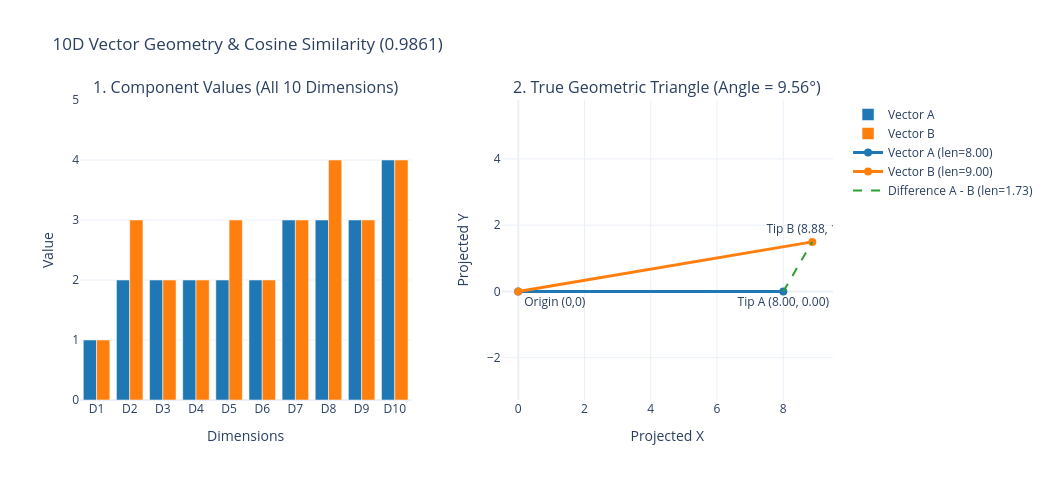

Notebook cell for this chart:
### Markdown cell above
# How the triangle formed

A triangle is formed simply because you have three points connected by three straight lines—the Origin (where both vectors start), the tip of Vector $\mathbf{A}$, and the tip of Vector $\mathbf{B}$.

Think of vectors as physical wooden sticks rather than lists of numbers:

### 1. The Three Points (Corners)
In 10-dimensional space, you have three exact locations:
1. **Point 1 (The Origin $O$):** `[0, 0, 0, 0, 0, 0, 0, 0, 0, 0]` — the shared starting point.
2. **Point 2 (Tip of $\mathbf{A}$):** `[2, 4, 1, 5, 3, 2, 4, 1, 3, 5]` — where arrow $\mathbf{A}$ ends.
3. **Point 3 (Tip of $\mathbf{B}$):** `[1, 3, 2, 4, 3, 1, 5, 2, 4, 4]` — where arrow $\mathbf{B}$ ends.

### 2. The Three Straight Lines (Sides)
Whenever you connect any 3 points in space with straight lines, you get a triangle:
* **Stick 1 (Vector $\mathbf{A}$):** A straight line from Point 1 to Point 2 ($\text{length} = 10.49$).
* **Stick 2 (Vector $\mathbf{B}$):** A straight line from Point 1 to Point 3 ($\text{length} = 10.05$).
* **Stick 3 (Difference $\mathbf{C} = \mathbf{A} - \mathbf{B}$):** A straight line connecting Point 3 directly to Point 2 ($\text{length} = 3.00$).

### 3. Why It Doesn't Need 2D $(x, y)$ Coordinates to Be a Triangle
A physical triangle made of three glued sticks ($10.49\text{ cm}$, $10.05\text{ cm}$, and $3.00\text{ cm}$) is already a triangle while floating in mid-air—before you ever draw a grid behind it.
* The 10 numbers in $\mathbf{A}$ and $\mathbf{B}$ are just the GPS coordinates telling us where those three corners sit in the 10D room, which lets us measure the exact length of each stick.
* Once we know the three stick lengths ($10.49$, $10.05$, $3.00$), the angle between Stick 1 and Stick 2 ($16.62^\circ$) is locked in by geometry—even without $(x, y)$ coordinates.

We only invent $(x, y)$ coordinates afterward so your computer screen knows which pixels to light up when drawing those three sticks.

### Code cell
import numpy as np
import plotly.graph_objects as go
from plotly.subplots import make_subplots

# 1. Define two 10D vectors
vec_a = np.array([1, 2, 2, 2, 2, 2, 3, 3, 3, 4], dtype=float)
vec_b = np.array([1, 3, 2, 2, 3, 2, 3, 4, 3, 4], dtype=float)

# 2. Geometric calculations
len_a = np.linalg.norm(vec_a)
len_b = np.linalg.norm(vec_b)
len_diff = np.linalg.norm(vec_a - vec_b)

cos_sim = np.dot(vec_a, vec_b) / (len_a * len_b)
angle_rad = np.arccos(np.clip(cos_sim, -1.0, 1.0))
angle_deg = np.degrees(angle_rad)

# Pure direction (Unit vectors of length 1)
dir_a = vec_a / len_a
dir_b = vec_b / len_b

print(f"Length A: {len_a:.2f} | Length B: {len_b:.2f}")
print(f"Cosine Similarity: {cos_sim:.4f} | Angle: {angle_deg:.2f}°")
print(f"Pure Direction A (Unit Vector): {np.round(dir_a, 3)}")

# 3. Project onto a 2D plane while preserving exact lengths and angle
ax, ay = len_a, 0.0
bx, by = len_b * np.cos(angle_rad), len_b * np.sin(angle_rad)

# 4. Build interactive Plotly pictorial (2 side-by-side panels)
fig = make_subplots(
    rows=1,
    cols=2,
    subplot_titles=(
        "1. Component Values (All 10 Dimensions)",
        f"2. True Geometric Triangle (Angle = {angle_deg:.2f}°)"
    ),
    horizontal_spacing=0.12
)

dims = [f"D{i}" for i in range(1, 11)]

# Left Panel: Grouped Bar Chart of the 10 dimensions
fig.add_trace(
    go.Bar(name="Vector A", x=dims, y=vec_a, marker_color="#1f77b4"),
    row=1, col=1
)
fig.add_trace(
    go.Bar(name="Vector B", x=dims, y=vec_b, marker_color="#ff7f0e"),
    row=1, col=1
)

# Right Panel: Geometric Triangle (Vectors from Origin + Difference Line)
fig.add_trace(
    go.Scatter(
        x=[0, ax], y=[0, ay],
        mode="lines+markers+text",
        name=f"Vector A (len={len_a:.2f})",
        text=["Origin (0,0)", f"Tip A ({ax:.2f}, {ay:.2f})"],
        textposition=["bottom right", "bottom center"],
        line=dict(color="#1f77b4", width=3),
        marker=dict(size=8)
    ),
    row=1, col=2
)

fig.add_trace(
    go.Scatter(
        x=[0, bx], y=[0, by],
        mode="lines+markers+text",
        name=f"Vector B (len={len_b:.2f})",
        text=["", f"Tip B ({bx:.2f}, {by:.2f})"],
        textposition="top center",
        line=dict(color="#ff7f0e", width=3),
        marker=dict(size=8)
    ),
    row=1, col=2
)

fig.add_trace(
    go.Scatter(
        x=[ax, bx], y=[ay, by],
        mode="lines",
        name=f"Difference A - B (len={len_diff:.2f})",
        line=dict(color="#2ca02c", width=2, dash="dash")
    ),
    row=1, col=2
)

# Layout styling
fig.update_layout(
    title_text=f"10D Vector Geometry & Cosine Similarity ({cos_sim:.4f})",
    barmode="group",
    template="plotly_white",
    height=480,
    width=1050
)

fig.update_xaxes(title_text="Dimensions", row=1, col=1)
fig.update_yaxes(title_text="Value", range=[0, 5], row=1, col=1)

fig.update_xaxes(title_text="Projected X", range=[-0.5, 9.5], row=1, col=2)
fig.update_yaxes(title_text="Projected Y", range=[-0.5, 3.0], scaleanchor="x2", scaleratio=1, row=1, col=2)

fig.show()

### Figure 1 — Plotly figure (JSON) as saved in the notebook; plotly's stock layout.template omitted (floating-point values rounded to 4 significant figures)
{"data": [{"marker": {"color": "#1f77b4"}, "name": "Vector A", "type": "bar", "x": ["D1", "D2", "D3", "D4", "D5", "D6", "D7", "D8", "D9", "D10"], "xaxis": "x", "y": [1.0, 2.0, 2.0, 2.0, 2.0, 2.0, 3.0, 3.0, 3.0, 4.0], "yaxis": "y"}, {"marker": {"color": "#ff7f0e"}, "name": "Vector B", "type": "bar", "x": ["D1", "D2", "D3", "D4", "D5", "D6", "D7", "D8", "D9", "D10"], "xaxis": "x", "y": [1.0, 3.0, 2.0, 2.0, 3.0, 2.0, 3.0, 4.0, 3.0, 4.0], "yaxis": "y"}, {"line": {"color": "#1f77b4", "width": 3}, "marker": {"size": 8}, "mode": "lines+markers+text", "name": "Vector A (len=8.00)", "text": ["Origin (0,0)", "Tip A (8.00, 0.00)"], "textposition": ["bottom right", "bottom center"], "type": "scatter", "x": [0, 8], "xaxis": "x2", "y": [0, 0], "yaxis": "y2"}, {"line": {"color": "#ff7f0e", "width": 3}, "marker": {"size": 8}, "mode": "lines+markers+text", "name": "Vector B (len=9.00)", "text": ["", "Tip B (8.88, 1.49)"], "textposition": "top center", "type": "scatter", "x": [0, 8.875], "xaxis": "x2", "y": [0, 1.495], "yaxis": "y2"}, {"line": {"color": "#2ca02c", "dash": "dash", "width": 2}, "mode": "lines", "name": "Difference A - B (len=1.73)", "type": "scatter", "x": [8, 8.875], "xaxis": "x2", "y": [0, 1.495], "yaxis": "y2"}], "layout": {"annotations": [{"font": {"size": 16}, "showarrow": false, "text": "1. Component Values (All 10 Dimensions)", "x": 0.22, "xanchor": "center", "xref": "paper", "y": 1, "yanchor": "bottom", "yref": "paper"}, {"font": {"size": 16}, "showarrow": false, "text": "2. True Geometric Triangle (Angle = 9.56°)", "x": 0.78, "xanchor": "center", "xref": "paper", "y": 1, "yanchor": "bottom", "yref": "paper"}], "barmode": "group", "height": 480, "title": {"text": "10D Vector Geometry & Cosine Similarity (0.9861)"}, "width": 1050, "xaxis": {"anchor": "y", "domain": [0, 0.44], "title": {"text": "Dimensions"}}, "xaxis2": {"anchor": "y2", "domain": [0.56, 1], "range": [-0.5, 9.5], "title": {"text": "Projected X"}}, "yaxis": {"anchor": "x", "domain": [0, 1], "range": [0, 5], "title": {"text": "Value"}}, "yaxis2": {"anchor": "x2", "domain": [0, 1], "range": [-0.5, 3], "scaleanchor": "x2", "scaleratio": 1, "title": {"text": "Projected Y"}}}}
